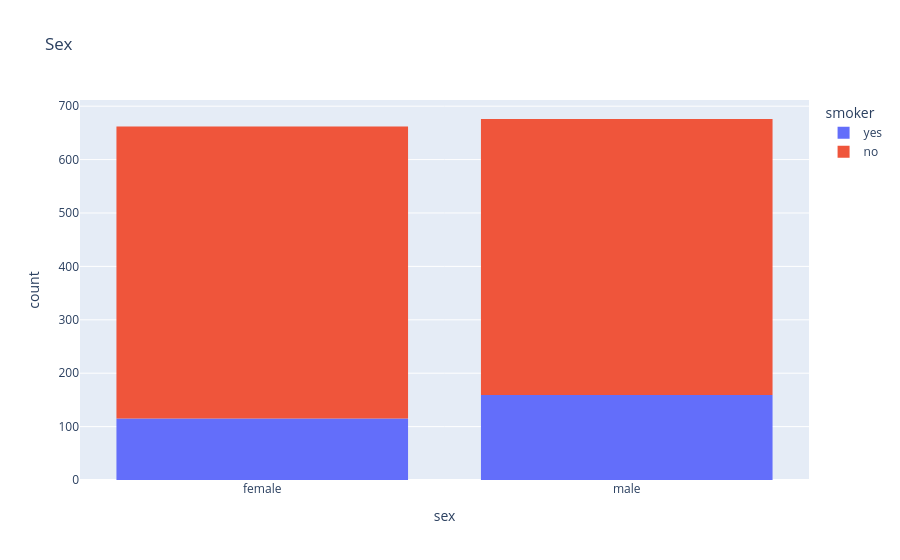

Notebook code for this chart:
### Code cell
px.histogram(medical_df, x = 'sex', color = 'smoker', title = 'Sex')

### Figure 1 — Plotly figure (JSON) as saved in the notebook; plotly's stock layout.template omitted (floating-point values rounded to 4 significant figures; data arrays with more than 128 entries replaced by an {"elided": "..."} marker saying what was removed)
{"data": [{"bingroup": "x", "hovertemplate": "smoker=yes<br>sex=%{x}<br>count=%{y}<extra></extra>", "legendgroup": "yes", "marker": {"color": "#636efa", "pattern": {"shape": ""}}, "name": "yes", "orientation": "v", "showlegend": true, "type": "histogram", "x": {"elided": "274 str values"}, "xaxis": "x", "yaxis": "y"}, {"bingroup": "x", "hovertemplate": "smoker=no<br>sex=%{x}<br>count=%{y}<extra></extra>", "legendgroup": "no", "marker": {"color": "#EF553B", "pattern": {"shape": ""}}, "name": "no", "orientation": "v", "showlegend": true, "type": "histogram", "x": {"elided": "1064 str values"}, "xaxis": "x", "yaxis": "y"}], "layout": {"barmode": "relative", "legend": {"title": {"text": "smoker"}, "tracegroupgap": 0}, "title": {"text": "Sex"}, "xaxis": {"anchor": "y", "domain": [0, 1], "title": {"text": "sex"}}, "yaxis": {"anchor": "x", "domain": [0, 1], "title": {"text": "count"}}}}
